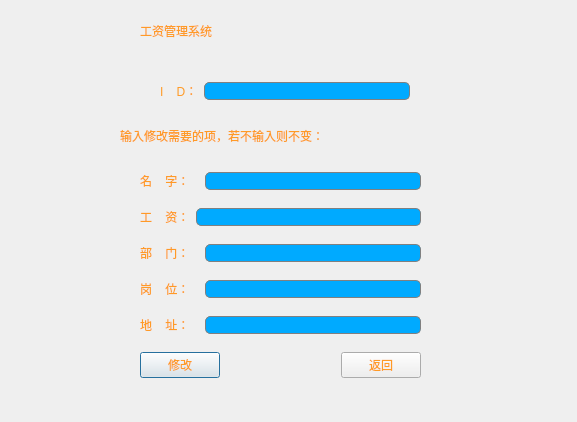
<?xml version="1.0" encoding="UTF-8"?>
<ui version="4.0">
 <class>WorkerModifyDialog</class>
 <widget class="QDialog" name="WorkerModifyDialog">
  <property name="geometry">
   <rect>
    <x>0</x>
    <y>0</y>
    <width>577</width>
    <height>422</height>
   </rect>
  </property>
  <property name="minimumSize">
   <size>
    <width>577</width>
    <height>422</height>
   </size>
  </property>
  <property name="maximumSize">
   <size>
    <width>577</width>
    <height>422</height>
   </size>
  </property>
  <property name="windowTitle">
   <string>Dialog</string>
  </property>
  <property name="styleSheet">
   <string notr="true">color: rgb(255, 154, 38);
background-image: url(:/resource/photo/Resource/2.jpg);</string>
  </property>
  <widget class="QLabel" name="label_2">
   <property name="geometry">
    <rect>
     <x>120</x>
     <y>120</y>
     <width>341</width>
     <height>31</height>
    </rect>
   </property>
   <property name="styleSheet">
    <string notr="true">font: 15pt &quot;仿体&quot;;</string>
   </property>
   <property name="text">
    <string>输入修改需要的项，若不输入则不变：</string>
   </property>
  </widget>
  <widget class="QWidget" name="layoutWidget">
   <property name="geometry">
    <rect>
     <x>140</x>
     <y>160</y>
     <width>281</width>
     <height>234</height>
    </rect>
   </property>
   <layout class="QGridLayout" name="gridLayout">
    <item row="0" column="0">
     <layout class="QHBoxLayout" name="horizontalLayout_4">
      <property name="spacing">
       <number>15</number>
      </property>
      <item>
       <widget class="QLabel" name="label_8">
        <property name="styleSheet">
         <string notr="true">font: 15pt &quot;仿体&quot;;</string>
        </property>
        <property name="text">
         <string>名    字：</string>
        </property>
       </widget>
      </item>
      <item>
       <widget class="QLineEdit" name="lineEdit_name">
        <property name="styleSheet">
         <string notr="true">border: 1px solid gray;border-radius:5px; 
padding: 0px 10px 0px 10px;
font: 12pt &quot;仿宋&quot;;
background:rgb(0, 170, 255);
selection-background-color: darkgray;
</string>
        </property>
       </widget>
      </item>
     </layout>
    </item>
    <item row="1" column="0">
     <layout class="QHBoxLayout" name="horizontalLayout_8">
      <item>
       <widget class="QLabel" name="label_10">
        <property name="styleSheet">
         <string notr="true">font: 15pt &quot;仿体&quot;;</string>
        </property>
        <property name="text">
         <string>工    资：</string>
        </property>
       </widget>
      </item>
      <item>
       <widget class="QLineEdit" name="lineEdit_salary">
        <property name="styleSheet">
         <string notr="true">border: 1px solid gray;border-radius:5px; 
padding: 0px 10px 0px 10px;
font: 12pt &quot;仿宋&quot;;
background:rgb(0, 170, 255);
selection-background-color: darkgray;
</string>
        </property>
       </widget>
      </item>
     </layout>
    </item>
    <item row="2" column="0">
     <layout class="QHBoxLayout" name="horizontalLayout_5">
      <property name="spacing">
       <number>15</number>
      </property>
      <item>
       <widget class="QLabel" name="label_5">
        <property name="styleSheet">
         <string notr="true">font: 15pt &quot;仿体&quot;;</string>
        </property>
        <property name="text">
         <string>部    门：</string>
        </property>
       </widget>
      </item>
      <item>
       <widget class="QLineEdit" name="lineEdit_departmen">
        <property name="styleSheet">
         <string notr="true">border: 1px solid gray;border-radius:5px; 
padding: 0px 10px 0px 10px;
font: 12pt &quot;仿宋&quot;;
background:rgb(0, 170, 255);
selection-background-color: darkgray;
</string>
        </property>
       </widget>
      </item>
     </layout>
    </item>
    <item row="3" column="0">
     <layout class="QHBoxLayout" name="horizontalLayout_7">
      <property name="spacing">
       <number>15</number>
      </property>
      <item>
       <widget class="QLabel" name="label_6">
        <property name="styleSheet">
         <string notr="true">font: 15pt &quot;仿体&quot;;</string>
        </property>
        <property name="text">
         <string>岗    位：</string>
        </property>
       </widget>
      </item>
      <item>
       <widget class="QLineEdit" name="lineEdit_position">
        <property name="styleSheet">
         <string notr="true">border: 1px solid gray;border-radius:5px; 
padding: 0px 10px 0px 10px;
font: 12pt &quot;仿宋&quot;;
background:rgb(0, 170, 255);
selection-background-color: darkgray;
</string>
        </property>
       </widget>
      </item>
     </layout>
    </item>
    <item row="4" column="0">
     <layout class="QHBoxLayout" name="horizontalLayout_6">
      <property name="spacing">
       <number>15</number>
      </property>
      <item>
       <widget class="QLabel" name="label_7">
        <property name="styleSheet">
         <string notr="true">font: 15pt &quot;仿体&quot;;</string>
        </property>
        <property name="text">
         <string>地    址：</string>
        </property>
       </widget>
      </item>
      <item>
       <widget class="QLineEdit" name="lineEdit_address">
        <property name="styleSheet">
         <string notr="true">border: 1px solid gray;border-radius:5px; 
padding: 0px 10px 0px 10px;
font: 12pt &quot;仿宋&quot;;
background:rgb(0, 170, 255);
selection-background-color: darkgray;
</string>
        </property>
       </widget>
      </item>
     </layout>
    </item>
    <item row="5" column="0">
     <layout class="QHBoxLayout" name="horizontalLayout">
      <item>
       <widget class="QPushButton" name="pushButton_Modify">
        <property name="styleSheet">
         <string notr="true">font: 15pt &quot;仿体&quot;;</string>
        </property>
        <property name="text">
         <string>修改</string>
        </property>
       </widget>
      </item>
      <item>
       <spacer name="horizontalSpacer">
        <property name="orientation">
         <enum>Qt::Horizontal</enum>
        </property>
        <property name="sizeHint" stdset="0">
         <size>
          <width>40</width>
          <height>20</height>
         </size>
        </property>
       </spacer>
      </item>
      <item>
       <widget class="QPushButton" name="pushButton_back">
        <property name="styleSheet">
         <string notr="true">font: 15pt &quot;仿体&quot;;</string>
        </property>
        <property name="text">
         <string>返回</string>
        </property>
       </widget>
      </item>
     </layout>
    </item>
   </layout>
  </widget>
  <widget class="QLabel" name="label">
   <property name="geometry">
    <rect>
     <x>140</x>
     <y>10</y>
     <width>311</width>
     <height>41</height>
    </rect>
   </property>
   <property name="styleSheet">
    <string notr="true">font: 35pt &quot;新宋体&quot;;
</string>
   </property>
   <property name="text">
    <string>工资管理系统</string>
   </property>
  </widget>
  <widget class="QWidget" name="">
   <property name="geometry">
    <rect>
     <x>160</x>
     <y>80</y>
     <width>250</width>
     <height>22</height>
    </rect>
   </property>
   <layout class="QHBoxLayout" name="horizontalLayout_2">
    <item>
     <widget class="QLabel" name="label_9">
      <property name="styleSheet">
       <string notr="true">font: 15pt &quot;仿体&quot;;</string>
      </property>
      <property name="text">
       <string>I    D：</string>
      </property>
     </widget>
    </item>
    <item>
     <widget class="QLineEdit" name="lineEdit_ID">
      <property name="styleSheet">
       <string notr="true">border: 1px solid gray;border-radius:5px; 
padding: 0px 10px 0px 10px;
font: 12pt &quot;仿宋&quot;;
background:rgb(0, 170, 255);
selection-background-color: darkgray;
</string>
      </property>
     </widget>
    </item>
   </layout>
  </widget>
 </widget>
 <resources/>
 <connections>
  <connection>
   <sender>pushButton_back</sender>
   <signal>clicked()</signal>
   <receiver>lineEdit_name</receiver>
   <slot>clear()</slot>
   <hints>
    <hint type="sourcelabel">
     <x>286</x>
     <y>338</y>
    </hint>
    <hint type="destinationlabel">
     <x>276</x>
     <y>109</y>
    </hint>
   </hints>
  </connection>
  <connection>
   <sender>pushButton_back</sender>
   <signal>clicked()</signal>
   <receiver>lineEdit_departmen</receiver>
   <slot>clear()</slot>
   <hints>
    <hint type="sourcelabel">
     <x>290</x>
     <y>332</y>
    </hint>
    <hint type="destinationlabel">
     <x>262</x>
     <y>167</y>
    </hint>
   </hints>
  </connection>
  <connection>
   <sender>pushButton_back</sender>
   <signal>clicked()</signal>
   <receiver>lineEdit_position</receiver>
   <slot>clear()</slot>
   <hints>
    <hint type="sourcelabel">
     <x>282</x>
     <y>334</y>
    </hint>
    <hint type="destinationlabel">
     <x>275</x>
     <y>224</y>
    </hint>
   </hints>
  </connection>
  <connection>
   <sender>pushButton_back</sender>
   <signal>clicked()</signal>
   <receiver>lineEdit_address</receiver>
   <slot>clear()</slot>
   <hints>
    <hint type="sourcelabel">
     <x>258</x>
     <y>340</y>
    </hint>
    <hint type="destinationlabel">
     <x>258</x>
     <y>278</y>
    </hint>
   </hints>
  </connection>
 </connections>
</ui>
